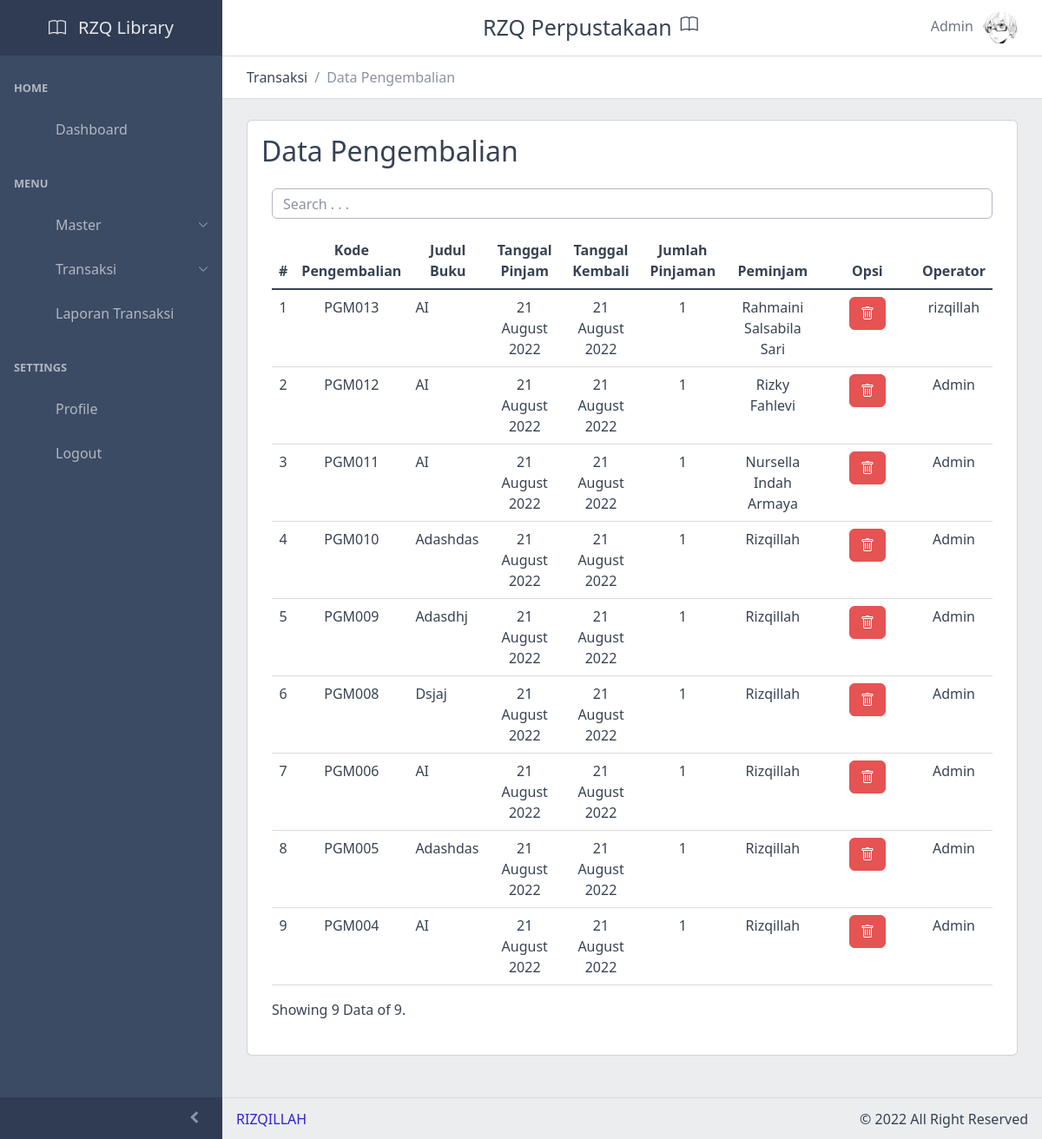
/view/pengembalian.php (signed in), run on the app's committed database.
### tables this page shows
CREATE TABLE `tb_user` (
  `id` int(11) NOT NULL,
  `nama` varchar(200) NOT NULL,
  `username` varchar(100) NOT NULL,
  `password` varchar(255) NOT NULL,
  `hak_akses` enum('1','2') NOT NULL,
  `foto` varchar(200) DEFAULT NULL,
  `deleted` enum('0','1') NOT NULL,
  `last_log` datetime NOT NULL
);

CREATE TABLE `tb_pengembalian` (
  `id` int(11) NOT NULL,
  `peminjaman_id` int(11) NOT NULL,
  `user_id` int(11) NOT NULL,
  `tanggal_kembali` date NOT NULL,
  `deleted` enum('0','1') NOT NULL
);

CREATE TABLE `tb_buku` (
  `id` int(11) NOT NULL,
  `judul` varchar(200) NOT NULL,
  `penerbit` varchar(200) NOT NULL,
  `isbn` varchar(100) DEFAULT NULL,
  `pengarang` varchar(200) NOT NULL,
  `jumlah_halaman` int(4) NOT NULL,
  `jumlah_stok` int(3) NOT NULL,
  `tahun_terbit` year(4) NOT NULL,
  `sinopsis` text DEFAULT NULL,
  `gambar` varchar(200) DEFAULT NULL,
  `deleted` enum('0','1') NOT NULL
);

CREATE TABLE `tb_peminjaman` (
  `id` int(11) NOT NULL,
  `tanggal_pinjam` date NOT NULL,
  `keterangan` text DEFAULT NULL,
  `status` enum('0','1') NOT NULL,
  `jumlah` int(1) NOT NULL,
  `buku_id` int(11) NOT NULL,
  `anggota_id` int(11) NOT NULL,
  `user_id` int(11) NOT NULL,
  `deleted` enum('0','1') NOT NULL
);

CREATE TABLE `tb_anggota` (
  `id_anggota` int(11) NOT NULL,
  `nama` varchar(100) NOT NULL,
  `jkel` enum('L','P') DEFAULT NULL,
  `email` varchar(200) DEFAULT NULL,
  `tgl_lahir` date DEFAULT NULL,
  `tempat_lahir` varchar(200) DEFAULT NULL,
  `alamat` varchar(200) DEFAULT NULL,
  `nohp` varchar(15) DEFAULT NULL,
  `foto` varchar(200) DEFAULT NULL,
  `status` varchar(100) DEFAULT NULL,
  `deleted` enum('0','1') NOT NULL
);

### view/pengembalian.php (the view, shortened to what this page needs)
<?php
include '../controller/koneksi.php';
$kode = $_SESSION['user']['id'];
$result = mysqli_fetch_assoc(mysqli_query($conn, "SELECT * FROM tb_user WHERE id='$kode' AND deleted='0'"));
$jumlahDataPerHalaman = 10;
$halamanAktif = (isset($_GET['page'])) ? $_GET['page'] : 1;
$awalData = ($jumlahDataPerHalaman * $halamanAktif) - $jumlahDataPerHalaman;
$pengembalian = mysqli_query($conn, "SELECT tb_pengembalian.id, tb_peminjaman.tanggal_pinjam, tb_peminjaman.keterangan, tb_peminjaman.status, tb_peminjaman.jumlah, tb_user.nama, tb_anggota.nama as nama_member, tb_buku.judul, tb_pengembalian.tanggal_kembali FROM tb_pengembalian LEFT JOIN tb_peminjaman ON tb_pengembalian.peminjaman_id=tb_peminjaman.id LEFT JOIN tb_buku ON tb_peminjaman.buku_id=tb_buku.id LEFT JOIN tb_anggota ON tb_anggota.id_anggota=tb_peminjaman.anggota_id LEFT JOIN tb_user ON tb_user.id=tb_peminjaman.user_id WHERE tb_peminjaman.deleted='0' AND tb_peminjaman.status='1' AND tb_pengembalian.deleted='0' ORDER BY tb_pengembalian.id DESC LIMIT $awalData, $jumlahDataPerHalaman");
$now = date('Y-m-d H:i');
mysqli_query($conn, "UPDATE tb_user SET last_log='$now' WHERE id='$kode'");
?>
<!DOCTYPE html>
<html lang="en">
<head>
    <?php include 'meta.php'; ?>
</head>
<body>
    <div class="sidebar sidebar-dark sidebar-fixed" id="sidebar">
        <div class="sidebar-brand d-none d-md-flex">
            <div class="sidebar-brand-full">
                <i class="bi bi-book" style="font-size: 20px;"></i>
                <span style="margin-left: 10px; font-size: 20px;">RZQ Library</span>
            </div>
        </div>
        <ul class="sidebar-nav" data-coreui="navigation" data-simplebar="">
            <li class="nav-title">Home</li>
            <li class="nav-item"><a class="nav-link" href="index.php">
                    <svg class="nav-icon">
                        <use xlink:href="../vendor/coreUI/vendors/@coreui/icons/svg/free.svg#cil-home"></use>
                    </svg> Dashboard</a></li>
            <li class="nav-title">Menu</li>
            <li class="nav-group"><a class="nav-link nav-group-toggle" href="#">
                    <svg class="nav-icon">
                        <use xlink:href="../vendor/coreUI/vendors/@coreui/icons/svg/free.svg#cil-monitor"></use>
                    </svg> Master</a>
            </li>
            <li class="nav-group"><a class="nav-link nav-group-toggle" href="#">
                    <svg class="nav-icon">
                        <use xlink:href="../vendor/coreUI/vendors/@coreui/icons/svg/free.svg#cil-money"></use>
                    </svg> Transaksi</a>
            </li>
            <li class="nav-item"><a class="nav-link" href="print/cetak-transaksi.php" target="_blank">
                    <svg class="nav-icon">
                        <use xlink:href="../vendor/coreUI/vendors/@coreui/icons/svg/free.svg#cil-file"></use>
                    </svg> Laporan Transaksi</a>
            </li>
            <li class="nav-title">Settings</li>
            <li class="nav-item"><a class="nav-link" href="profile.php">
                    <svg class="nav-icon">
                        <use xlink:href="../vendor/coreUI/vendors/@coreui/icons/svg/free.svg#cil-user"></use>
                    </svg> Profile</a>
            </li>
            <li class="nav-item"><button class="nav-link" data-bs-toggle="modal" data-bs-target="#Logout">
                    <svg class="nav-icon">
                        <use xlink:href="../vendor/coreUI/vendors/@coreui/icons/svg/free.svg#cil-account-logout"></use>
                    </svg> Logout</button>
            </li>
        </ul>
        <button class="sidebar-toggler" type="button" data-coreui-toggle="unfoldable"></button>
    </div>
    <div class="wrapper d-flex flex-column min-vh-100 bg-light">
        <header class="header header-sticky mb-4">
            <?php include 'header.php'; ?>
            <div class="header-divider"></div>
            <div class="container-fluid">
                <nav aria-label="breadcrumb">
                    <ol class="breadcrumb my-0 ms-2">
                        <li class="breadcrumb-item">
                            <span>Transaksi</span>
                        </li>
                        <li class="breadcrumb-item active">
                            <span>Data Pengembalian</span>
                        </li>
                    </ol>
                </nav>
            </div>
        </header>
        <div class="body flex-grow-1 px-3">
            <div class="container-fluid">
                <div class="card mb-5">
                    <div class="card-body">
                        <div>
                            <h2 class="card-title mb-0">Data Pengembalian</h2>
                        </div>
                        <div class="container-fluid mt-4">
                            <div class="col-lg">
                                <div class="d-flex flex-row-reverse mb-3">
                                    <input type="text" style="height: 35px; width: 100%;" name="search" id="search" placeholder="Search . . ." autocomplete="off" class="form-control" autofocus>
                                </div>
                            </div>
                            <div class="col table-responsive" id="table-pengembalian">
                                <table class="table table-hover ">
                                    <thead>
                                        <tr>
                                            <th>#</th>
                                            <th class="text-center text-wrap" style="width: 50px;">Kode Pengembalian</th>
                                            <th class="text-center">Judul Buku</th>
                                            <th class="text-center">Tanggal Pinjam</th>
                                            <th class="text-center">Tanggal Kembali</th>
                                            <th class="text-center">Jumlah Pinjaman</th>
                                            <th class="text-center">Peminjam</th>
                                            <?php if ($result['hak_akses'] == "1") : ?>
                                                <th class="text-center">Opsi</th>
                                                <th class="text-center">Operator</th>
                                            <?php endif; ?>
                                        </tr>
                                    </thead>
                                    <tbody class="table-group-divider">
                                        <?php if (mysqli_num_rows($pengembalian) != 0) : ?>
                                            <?php $no = $awalData; ?>
                                            <?php foreach ($pengembalian as $row) : ?>
                                                <tr>
                                                    <td class="text-center"><?= $no = $no + 1; ?></td>
                                                    <td class="text-center">PGM<?= sprintf("%03d", $row['id']); ?></td>
                                                    <td><?= $row['judul']; ?></td>
                                                    <td class="text-center"><?= date('d F Y', strtotime($row['tanggal_pinjam'])); ?></td>
                                                    <td class="text-center"><?= date('d F Y', strtotime($row['tanggal_kembali'])); ?></td>
                                                    <td class="text-center"><?= $row['jumlah']; ?></td>
                                                    <td class="text-center"><?= $row['nama_member']; ?></td>
                                                    <td class="text-center" style="width: 110px;">
                                                        <?php if ($result['hak_akses'] == "1") : ?>
                                                            <button class="btn btn-danger text-white mb-2" data-bs-toggle="modal" data-bs-target="#Hapus<?= $row['id']; ?>"><i class="bi bi-trash"></i></button>
                                                        <?php endif; ?>
                                                    </td>
                                                    <?php if ($result['hak_akses'] == "1") : ?>
                                                        <td class="text-center"><?= $row['nama']; ?></td>
                                                    <?php endif; ?>
                                                </tr>
                                            <?php endforeach; ?>
                                        <?php endif; ?>
                                    </tbody>
                                </table>
                                <?php $jumData = mysqli_query($conn, "SELECT * FROM tb_pengembalian LEFT JOIN tb_peminjaman ON tb_peminjaman.id=tb_pengembalian.peminjaman_id WHERE tb_peminjaman.deleted='0' AND tb_pengembalian.deleted='0'"); ?>
                                <span class="ms-auto">Showing <?= mysqli_num_rows($pengembalian); ?> Data of <?= mysqli_num_rows($jumData); ?>.</span>
                            </div>
                        </div>
                    </div>
                </div>
            </div>
        </div>
        <footer class="footer">
            <div><a href="https://github.com/rizqillah-pnl" target="_blank" style="text-decoration: none;">RIZQILLAH</a></div>
            <div class="ms-auto">&copy; 2022 All Right Reserved</div>
        </footer>
    </div>
</body>
</html>

### view/header.php (shortened to what this page needs)
<div class="container-fluid">
    <button class="header-toggler px-md-0 me-md-3" type="button" onclick="coreui.Sidebar.getInstance(document.querySelector('#sidebar')).toggle()">
        <svg class="icon icon-lg">
            <use xlink:href="../vendor/coreUI/vendors/@coreui/icons/svg/free.svg#cil-menu"></use>
        </svg>
    </button>
    <div class="header-nav d-none d-md-flex mx-auto" style="font-size: 25px;">
        RZQ Perpustakaan
        <i class="bi bi-book" style="font-size: 20px; margin-left: 10px;"></i>
    </div>
    <ul class="header-nav ms-3">
        <li class="nav-item dropdown"><a class="nav-link py-0" data-coreui-toggle="dropdown" href="#" role="button" aria-haspopup="true" aria-expanded="false">
                <span style="margin-right: 7px;"><?= $result['nama']; ?></span>
                <div class="avatar avatar-md">
                    <img class="avatar-img" src="../public/img/user/<?= $result['foto']; ?>">
                </div>
            </a>
        </li>
    </ul>
</div>

### data on the page
tb_user: nama "Admin", foto (picture)
tb_pengembalian: id "013", tb_buku.judul "AI", peminjaman.tanggal_pinjam "21 August 2022", tanggal_kembali "21 August 2022", peminjaman.jumlah "1", tb_anggota.nama "Rahmaini Salsabila Sari", user.nama "rizqillah"
tb_pengembalian: no "2", id "012", tb_buku.judul "AI", peminjaman.tanggal_pinjam "21 August 2022", tanggal_kembali "21 August 2022", peminjaman.jumlah "1", tb_anggota.nama "Rizky Fahlevi", user.nama "Admin"
tb_pengembalian: no "3", id "011", tb_buku.judul "AI", peminjaman.tanggal_pinjam "21 August 2022", tanggal_kembali "21 August 2022", peminjaman.jumlah "1", tb_anggota.nama "Nursella Indah Armaya", user.nama "Admin"
tb_pengembalian: no "4", id "010", tb_buku.judul "Adashdas", peminjaman.tanggal_pinjam "21 August 2022", tanggal_kembali "21 August 2022", peminjaman.jumlah "1", tb_anggota.nama "Rizqillah", user.nama "Admin"
tb_pengembalian: no "5", id "009", tb_buku.judul "Adasdhj", peminjaman.tanggal_pinjam "21 August 2022", tanggal_kembali "21 August 2022", peminjaman.jumlah "1", tb_anggota.nama "Rizqillah", user.nama "Admin"
tb_pengembalian: no "6", id "008", tb_buku.judul "Dsjaj", peminjaman.tanggal_pinjam "21 August 2022", tanggal_kembali "21 August 2022", peminjaman.jumlah "1", tb_anggota.nama "Rizqillah", user.nama "Admin"
tb_pengembalian: no "7", id "006", tb_buku.judul "AI", peminjaman.tanggal_pinjam "21 August 2022", tanggal_kembali "21 August 2022", peminjaman.jumlah "1", tb_anggota.nama "Rizqillah", user.nama "Admin"
tb_pengembalian: no "8", id "005", tb_buku.judul "Adashdas", peminjaman.tanggal_pinjam "21 August 2022", tanggal_kembali "21 August 2022", peminjaman.jumlah "1", tb_anggota.nama "Rizqillah", user.nama "Admin"
tb_pengembalian: no "9", id "004", tb_buku.judul "AI", peminjaman.tanggal_pinjam "21 August 2022", tanggal_kembali "21 August 2022", peminjaman.jumlah "1", tb_anggota.nama "Rizqillah", user.nama "Admin"

### other printed values
mysqli_num_rows($pengembalian) "9"
mysqli_num_rows($jumData) "9"
